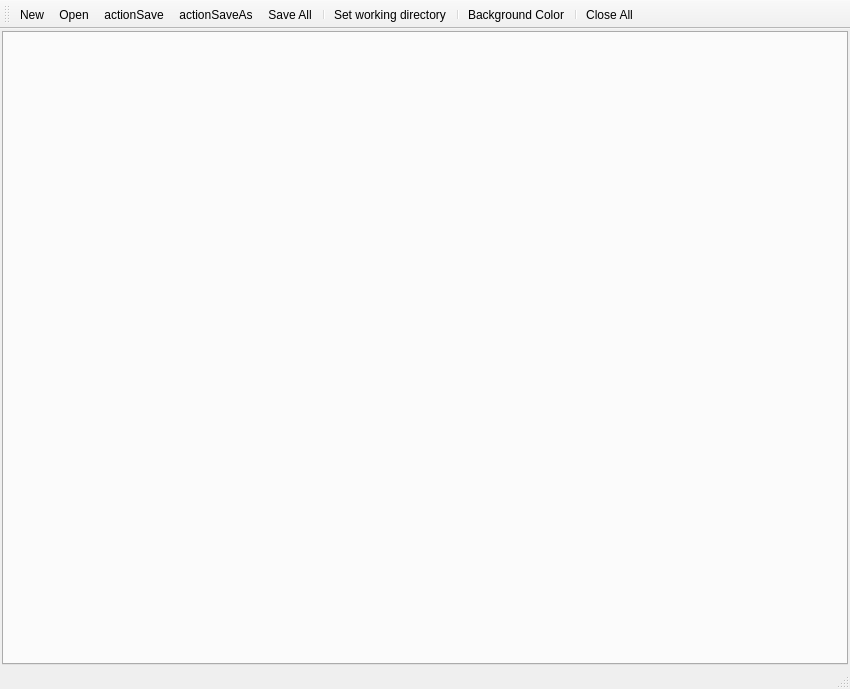
<?xml version="1.0" encoding="UTF-8"?>
<ui version="4.0">
 <class>AniEditorWindowClass</class>
 <widget class="QMainWindow" name="AniEditorWindowClass">
  <property name="geometry">
   <rect>
    <x>0</x>
    <y>0</y>
    <width>850</width>
    <height>689</height>
   </rect>
  </property>
  <property name="windowTitle">
   <string>GANI Editor</string>
  </property>
  <widget class="QWidget" name="centralWidget">
   <layout class="QVBoxLayout" name="verticalLayout">
    <property name="leftMargin">
     <number>2</number>
    </property>
    <property name="topMargin">
     <number>2</number>
    </property>
    <property name="rightMargin">
     <number>2</number>
    </property>
    <property name="bottomMargin">
     <number>2</number>
    </property>
    <item>
     <widget class="QWidget" name="widget" native="true">
      <layout class="QHBoxLayout" name="horizontalLayout">
       <property name="leftMargin">
        <number>0</number>
       </property>
       <property name="topMargin">
        <number>0</number>
       </property>
       <property name="rightMargin">
        <number>0</number>
       </property>
       <property name="bottomMargin">
        <number>0</number>
       </property>
       <item>
        <widget class="QTabWidget" name="tabWidgetMain">
         <property name="tabsClosable">
          <bool>true</bool>
         </property>
         <property name="movable">
          <bool>true</bool>
         </property>
        </widget>
       </item>
      </layout>
     </widget>
    </item>
   </layout>
  </widget>
  <widget class="QToolBar" name="mainToolBar">
   <attribute name="toolBarArea">
    <enum>TopToolBarArea</enum>
   </attribute>
   <attribute name="toolBarBreak">
    <bool>false</bool>
   </attribute>
   <addaction name="actionNew"/>
   <addaction name="actionOpen"/>
   <addaction name="actionSave"/>
   <addaction name="actionSaveAs"/>
   <addaction name="actionSaveAll"/>
   <addaction name="separator"/>
   <addaction name="actionSetWorkingDirectory"/>
   <addaction name="separator"/>
   <addaction name="actionBackgroundColor"/>
   <addaction name="separator"/>
   <addaction name="actionCloseAll"/>
  </widget>
  <widget class="QStatusBar" name="statusBar"/>
  <action name="actionNew">
   <property name="icon">
    <iconset resource="../../Resources/MainWindow.qrc">
     <normaloff>:/MainWindow/icons/tinycolor/icons8-document-16-2.png</normaloff>:/MainWindow/icons/tinycolor/icons8-document-16-2.png</iconset>
   </property>
   <property name="text">
    <string>New</string>
   </property>
   <property name="menuRole">
    <enum>QAction::MenuRole::NoRole</enum>
   </property>
  </action>
  <action name="actionOpen">
   <property name="icon">
    <iconset resource="../../Resources/MainWindow.qrc">
     <normaloff>:/MainWindow/icons/tinycolor/icons8-folder-16.png</normaloff>:/MainWindow/icons/tinycolor/icons8-folder-16.png</iconset>
   </property>
   <property name="text">
    <string>Open</string>
   </property>
   <property name="menuRole">
    <enum>QAction::MenuRole::NoRole</enum>
   </property>
  </action>
  <action name="actionSave">
   <property name="icon">
    <iconset resource="../../Resources/MainWindow.qrc">
     <normaloff>:/MainWindow/icons/tinycolor/icons8-save-16.png</normaloff>:/MainWindow/icons/tinycolor/icons8-save-16.png</iconset>
   </property>
   <property name="text">
    <string>actionSave</string>
   </property>
   <property name="toolTip">
    <string>Save File</string>
   </property>
   <property name="shortcut">
    <string>Ctrl+S</string>
   </property>
   <property name="menuRole">
    <enum>QAction::MenuRole::NoRole</enum>
   </property>
  </action>
  <action name="actionSaveAs">
   <property name="icon">
    <iconset resource="../../Resources/MainWindow.qrc">
     <normaloff>:/MainWindow/icons/tinycolor/icons8-save-as-16.png</normaloff>:/MainWindow/icons/tinycolor/icons8-save-as-16.png</iconset>
   </property>
   <property name="text">
    <string>actionSaveAs</string>
   </property>
   <property name="toolTip">
    <string>Save File As</string>
   </property>
   <property name="menuRole">
    <enum>QAction::MenuRole::NoRole</enum>
   </property>
  </action>
  <action name="actionCloseAll">
   <property name="icon">
    <iconset resource="../../Resources/MainWindow.qrc">
     <normaloff>:/MainWindow/icons/tinycolor/icons8-close-16.png</normaloff>:/MainWindow/icons/tinycolor/icons8-close-16.png</iconset>
   </property>
   <property name="text">
    <string>Close All</string>
   </property>
   <property name="menuRole">
    <enum>QAction::MenuRole::NoRole</enum>
   </property>
  </action>
  <action name="actionSetWorkingDirectory">
   <property name="icon">
    <iconset resource="../../Resources/MainWindow.qrc">
     <normaloff>:/MainWindow/icons/tinycolor/icons8-pictures-folder-16.png</normaloff>:/MainWindow/icons/tinycolor/icons8-pictures-folder-16.png</iconset>
   </property>
   <property name="text">
    <string>Set working directory</string>
   </property>
   <property name="toolTip">
    <string>Set Working Directory</string>
   </property>
   <property name="menuRole">
    <enum>QAction::MenuRole::NoRole</enum>
   </property>
  </action>
  <action name="actionSaveAll">
   <property name="icon">
    <iconset resource="../../Resources/MainWindow.qrc">
     <normaloff>:/MainWindow/icons/tinycolor/icons8-save-all-16 .png</normaloff>:/MainWindow/icons/tinycolor/icons8-save-all-16 .png</iconset>
   </property>
   <property name="text">
    <string>Save All</string>
   </property>
   <property name="toolTip">
    <string>Save All</string>
   </property>
   <property name="shortcut">
    <string>Ctrl+Shift+S</string>
   </property>
   <property name="menuRole">
    <enum>QAction::MenuRole::NoRole</enum>
   </property>
  </action>
  <action name="actionBackgroundColor">
   <property name="icon">
    <iconset resource="../../Resources/MainWindow.qrc">
     <normaloff>:/MainWindow/icons/tinycolor/icons8-color-16.png</normaloff>:/MainWindow/icons/tinycolor/icons8-color-16.png</iconset>
   </property>
   <property name="text">
    <string>Background Color</string>
   </property>
   <property name="toolTip">
    <string>Set Background Color</string>
   </property>
   <property name="menuRole">
    <enum>QAction::MenuRole::NoRole</enum>
   </property>
  </action>
  <action name="actionSetTheme">
   <property name="icon">
    <iconset resource="../../Resources/MainWindow.qrc">
     <normaloff>:/MainWindow/icons/tinycolor/icons8-theme-16.png</normaloff>:/MainWindow/icons/tinycolor/icons8-theme-16.png</iconset>
   </property>
   <property name="text">
    <string>Set Theme</string>
   </property>
   <property name="iconText">
    <string>Set Theme</string>
   </property>
   <property name="toolTip">
    <string>Set Theme</string>
   </property>
   <property name="menuRole">
    <enum>QAction::MenuRole::NoRole</enum>
   </property>
   <property name="iconVisibleInMenu">
    <bool>true</bool>
   </property>
  </action>
 </widget>
 <layoutdefault spacing="6" margin="11"/>
 <resources>
  <include location="../../Resources/MainWindow.qrc"/>
 </resources>
 <connections/>
</ui>
